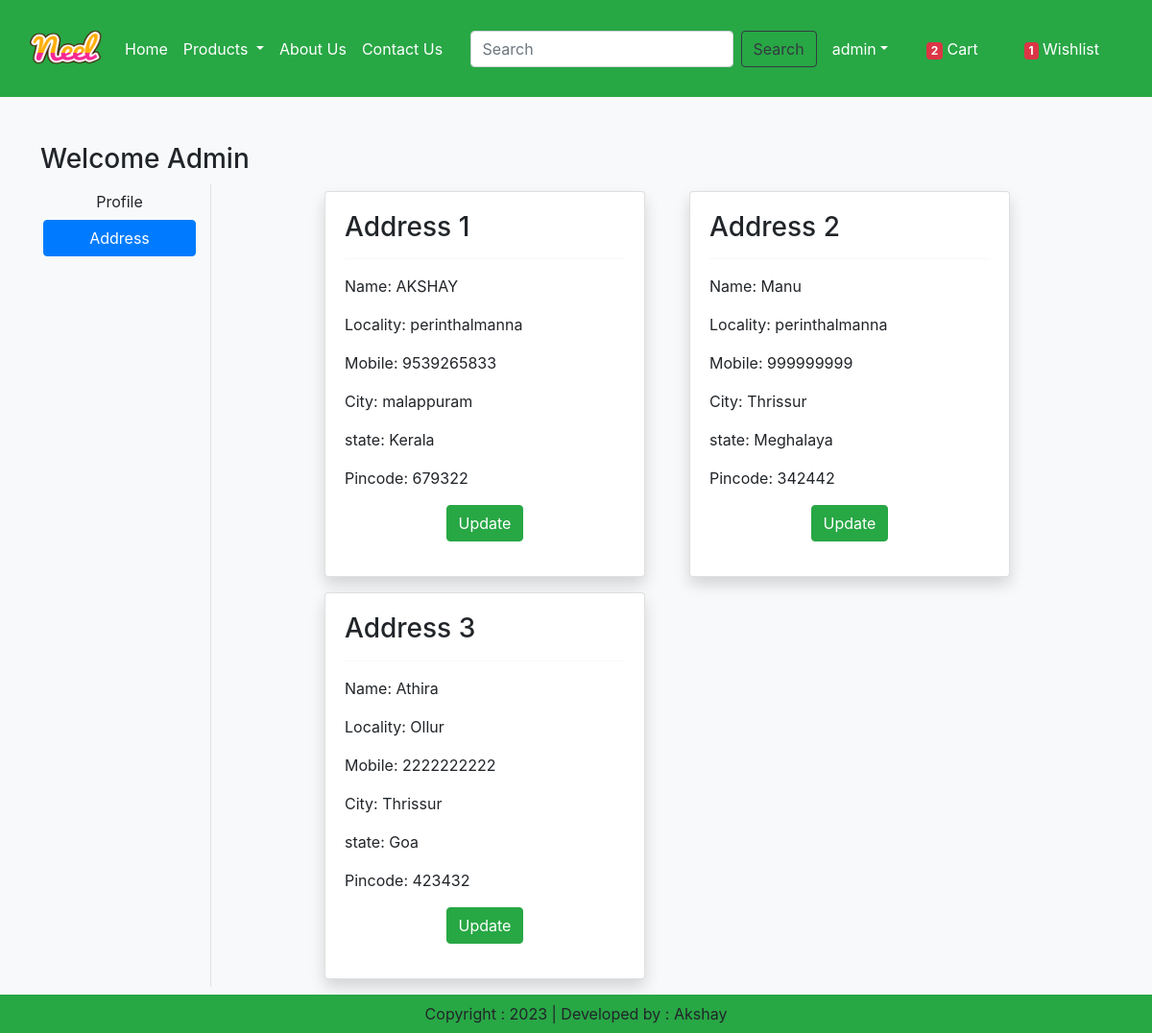
The app's page /address/ (signed in) with its own data.
### app/models.py (models this page shows, shortened)
class Customer(models.Model):
    user = models.ForeignKey(User,on_delete=models.CASCADE)
    name = models.CharField(max_length=200)
    locality = models.CharField(max_length=200)
    city = models.CharField(max_length=50)
    mobile = models.IntegerField(default=0)
    zipcode = models.IntegerField()
    state = models.CharField(choices=STATE_CHOICES,max_length=100)

### app/views.py (the view)
# urls.py: path('address/', views.address, name='address'),
def address(request):
    add = Customer.objects.filter(user=request.user)
    totalitem = 0
    wishitem = 0
    if request.user.is_authenticated:
        totalitem = len(Cart.objects.filter(user=request.user))
        wishitem = len(Wishlist.objects.filter(user=request.user))
    return render(request,'app/address.html',locals())

### app/templates/app/address.html (shortened to what this page needs)
{% extends 'app/base.html' %}
{% load static %}
{% block main-content %}
    <div class="container my-5">
        <div class="row">
            <h3>Welcome <span class="text-capitalize">{{request.user}}</span></h3>
            <div class="col-sm-2 border-end">
                <ul class="list-unstyled">
                    <li class="d-grid"><a href="{% url 'profile' %}" class="btn ">Profile</a></li>
                    <li class="d-grid"><a href="{% url 'address' %}" class="btn btn-primary">Address</a></li>
                </ul>
            </div>
            <div class="col-sm-8 offset-sm-1">
                <div class="row">
                    {% for ad in add %}
                        <div class="col-sm-6">
                            <div class="card m-2 shadow ">
                                <div class="card-body">
                                    <h3>Address {{forloop.counter}}</h3><hr>
                                    <p>Name:  {{ad.name}}</p>
                                    <p>Locality:  {{ad.locality}}</p>
                                    <p>Mobile:  {{ad.mobile}}</p>
                                    <p>City:  {{ad.city}}</p>
                                    <p>state:  {{ad.state}}</p>
                                    <p>Pincode:  {{ad.zipcode}}</p>
                                    <p class="text-center"><a href="{%url 'updateAddress' pk=ad.id %}" type="button" class="btn btn-success">Update</a></p>
                                </div>
                            </div>
                        </div>
                    {% endfor%}
                </div>
            </div>
        </div>
    </div>
{% endblock main-content %}

### app/templates/app/base.html (shortened to what this page needs)
<!DOCTYPE html>
{% load static %}
<html>
    <head>
        <link rel="stylesheet" href="{% static 'app/css/owl.carousel.min.css' %}"/>
        <link rel="stylesheet" href="{% static 'app/css/all.min.css' %}"/>
        <link rel="stylesheet" href="{% static 'app/css/style.css' %}"/>
        <link href="https://cdn.jsdelivr.net/npm/bootstrap@5.3.0-alpha1/dist/css/bootstrap.min.css" rel="stylesheet"/>
        <link rel="stylesheet" href="https://stackpath.bootstrapcdn.com/bootstrap/4.1.3/css/bootstrap.min.css">
    </head>
    <body class="bg bg-light">
        <nav class="navbar navbar-expand-lg navbar-dark bg-success">
            <div class="container-fluid">
              <a class="navbar-brand " href="#">
              <img src="{% static 'app/images/product/Neel.png' %}" width='75' height='75' />
              </a>
              <div class="collapse navbar-collapse" id="navbarSupportedContent">
                <ul class="navbar-nav me-auto mb-2 mb-lg-0">
                {% if request.user.is_authenticated %}
                    <li class="nav-item">
                      <a class="nav-link active" aria-current="page" href="{% url 'home' %}">Home</a>
                    </li>
                    <li class="nav-item dropdown">
                      <a class="nav-link dropdown-toggle text-white" href="#" role="button" data-bs-toggle="dropdown" aria-expanded="false">
                        Products
                      </a>
                    </li>
                    <li class="nav-item">
                      <a class="nav-link text-white" href="{% url 'about'%}">About Us</a>
                    </li>
                    <li class="nav-item">
                      <a class="nav-link text-white" href="{% url 'contact'%}">Contact Us</a>
                    </li>
                  </ul>
                    <form class="d-flex" role="search" action="/search">
                      <input class="form-control me-2" type="search" placeholder="Search" aria-label="Search" name="search">
                      <button class="btn btn-outline-dark" type="submit">Search</button>
                    </form>
                  <div class="text-end">
                    <ul class="navbar-nav me-auto mb-2 mb-lg-0 ">
                        <li class="nav-item dropdown mx-2">
                          <a class="nav-link dropdown-toggle text-white" href="#" role="button" data-bs-toggle="dropdown" aria-expanded="false">{{request.user}}</a>
                        </li>
                        <li class="nav-item mx-3">
                            <a href="{% url 'showcart' %}" class="nav-link text-white"><span class="badge bg-danger">{% if totalitem > 0%} {{totalitem}} {% endif %}</span> Cart</a>
                        </li>
                        <li class="nav-item mx-3">
                            <a href="{% url 'wishlist' %}" class="nav-link text-white"><span class="badge bg-danger">{% if wishitem > 0 %} {{wishitem}} {% endif %}</span> Wishlist</a>
                        </li>
                      {% endif %}
                    </ul>
                  </div>
              </div>
            </div>
        </nav>
          {% block main-content %}{% endblock main-content %}
          <footer class="container-fluid bg-success text-center p-2 mt-5 fixed-bottom">
            Copyright : 2023   |   Developed by : Akshay
          </footer>
    </body>
</html>

### records on screen
Customer: name "AKSHAY", locality "perinthalmanna", mobile "9539265833", city "malappuram", state "Kerala", zipcode "679322"
Customer: name "Manu", locality "perinthalmanna", mobile "999999999", city "Thrissur", state "Meghalaya", zipcode "342442"
Customer: name "Athira", locality "Ollur", mobile "2222222222", city "Thrissur", state "Goa", zipcode "423432"

### other values on screen
{{ request.user }} "admin"
{{ totalitem }} "2"
{{ wishitem }} "1"
{{ request.user }} "Admin"
